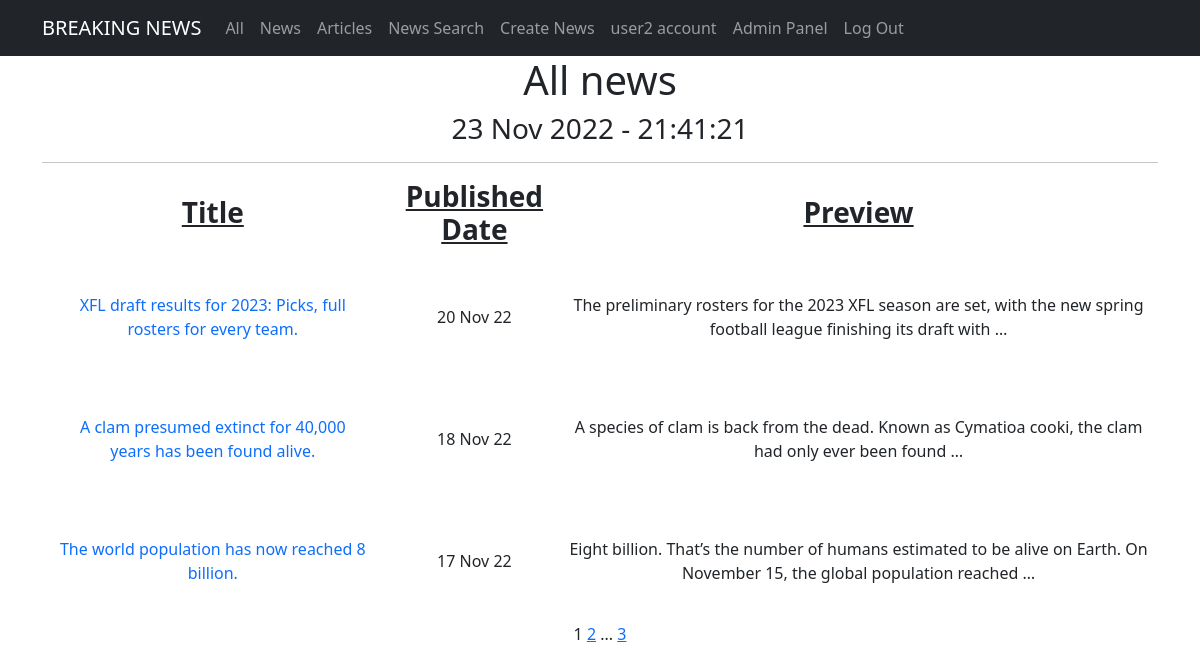
The app's page /news/ (signed in) with its own data.
### newsportal/models.py (models this page shows, shortened)
class Post(models.Model):
    author = models.ForeignKey(Author, on_delete=models.CASCADE)
    type = models.CharField(max_length=2, choices=TYPES, default=news)
    published_date = models.DateTimeField(auto_now_add=True)
    post_title = models.CharField(max_length=100)
    post_text = models.TextField()
    category = models.ManyToManyField(Category, through="PostCategory")
    post_rating = models.IntegerField(default=0)

### newsportal/views.py (the view)
# urls.py: path('', NewsList.as_view(), name='news_list'),
class NewsList(PostsList):
    template_name = 'news.html'
    def get_queryset(self):
        queryset = super().get_queryset()
        self.filterset = PostFilter(self.request.GET, queryset)
        return self.filterset.qs.filter(type="NW")

### newsportal/templatetags/custom_filters.py (called while the page is built)
@register.filter()
def censor(text):
    if isinstance(text, str):
        wordstocensor = ['fool', 'death', 'suffer']
        text = re.split('(\W+)', text)
        for i, j in enumerate(text):
            for k in wordstocensor:
                if k in j.lower():
                    text[i] = text[i][0] + '*'*(len(text[i]) - 1)
        return ''.join(text)
    else:
        raise Exception("This filter is applicable only to the <class 'str'>")

### newsportal/templatetags/custom_tags.py (called while the page is built)
@register.simple_tag()
def current_time(format_string='%d %b %Y - %H:%M:%S'):
    return datetime.now().astimezone().strftime(format_string)

@register.simple_tag(takes_context=True)
def url_replace(context, **kwargs):
   d = context['request'].GET.copy()
   for k, v in kwargs.items():
       d[k] = v
   return d.urlencode()

### newsportal/views.py (called while the page is built)
    def get_queryset(self):
        queryset = super().get_queryset()
        self.filterset = PostFilter(self.request.GET, queryset)
        return self.filterset.qs

    def get_context_data(self, **kwargs):
        context = super().get_context_data(**kwargs)
        context['filterset'] = self.filterset
        return context

### templates/news.html (shortened to what this page needs)
<!DOCTYPE html>
{% extends 'posts.html' %}
{% load custom_filters %}
{% load custom_tags %}
{% block content2 %}
<li class="nav-item">
  <a class="nav-link" href="/news/search/">News Search</a>
</li>
<li class="nav-item">
  <a class="nav-link" href="/news/create/">Create News</a>
</li>
{% endblock content2 %}
{% block content %}
<h1>All news</h1>
<h3>{% current_time '%d %b %Y - %H:%M:%S' %}</h3>
<hr>
   {% if posts %}
       <table>
           <tr>
               <td><h3><span style="text-decoration: underline;"><strong>Title</strong></span></h3></td>
               <td><h3><span style="text-decoration: underline;"><strong>Published Date</strong></span></h3></td>
               <td><h3><span style="text-decoration: underline;"><strong>Preview</strong></span></h3></td>
           </tr>
           {% for post in posts %}
           <tr>
               <td><a class="nav-link" href="/news/{{post.pk}}">{{ post.post_title|censor }}</a></td>
               <td>{{ post.published_date|date:'d M y' }}</td>
               <td>{{ post.post_text|truncatewords:20|censor }}</td>
               <td><p>&nbsp;</p><p>&nbsp;</p><p>&nbsp;</p></td>
           </tr>
           {% endfor %}
       </table>
   {% else %}
       <h2>Nothing here</h2>
   {% endif %}
{% endblock content %}

### templates/flatpages/default.html (shortened to what this page needs)
<!DOCTYPE html>
<html lang="en">
    <head>
        {% load static %}
        <link href="{% static 'css/styles.css' %}" rel="stylesheet" />
    </head>
    <body>
        <nav class="navbar navbar-expand-lg navbar-dark bg-dark static-top">
            <div class="container">
                <a class="navbar-brand" href="#">BREAKING NEWS</a>
                <div class="collapse navbar-collapse" id="navbarResponsive">
                    <ul class="navbar-nav ml-auto">
                        {% block view %}
                        <li class="nav-item active">
                            <a class="nav-link" href="/">All</a>
                        </li>
                        <li class="nav-item">
                            <a class="nav-link" href="/news/">News</a>
                        </li>
                        <li class="nav-item">
                            <a class="nav-link" href="/articles/">Articles</a>
                        </li>
                        {% endblock view %}
                        {% block content2 %}
                        {% endblock content2 %}
                        {% block account %}
                        <li class="nav-item">
                            <a class="nav-link" href="/account/">{{ request.user.username }} account</a>
                        </li>
                        {% endblock account %}
                        <li class="nav-item">
                            <a class="nav-link" href="/admin/">Admin Panel</a>
                        </li>
                        {% block blogout %}
                        <li class="nav-item">
                            <a class="nav-link" href="/sign/logout/">Log Out</a>
                        </li>
                        {% endblock blogout %}
                    </ul>
                </div>
            </div>
        </nav>
        <div class="container">
            <div class="row">
                <div class="col-lg-12 text-center">
                    {% block content %}{% endblock content %}
                    {% block content3 %}
                    {% endblock content3 %}
                </div>
            </div>
        </div>
    </body>
</html>

### records on screen
Post: post_title|censor "XFL draft results for 2023: Picks, full rosters for every team.", published_date "20 Nov 22", post_text|censor "The preliminary rosters for the 2023 XFL season are set, with the new spring football league finishing its draft with …"
Post: post_title|censor "A clam presumed extinct for 40,000 years has been found alive.", published_date "18 Nov 22", post_text|censor "A species of clam is back from the dead. Known as Cymatioa cooki, the clam had only ever been found …"
Post: post_title|censor "The world population has now reached 8 billion.", published_date "17 Nov 22", post_text|censor "Eight billion. That’s the number of humans estimated to be alive on Earth. On November 15, the global population reached …"

### other values on screen
{{ request.user.username }} "user2"
{{ page_obj.number }} "1"
{{ page_obj.next_page_number }} "2"
{{ page_obj.paginator.num_pages }} "3"
